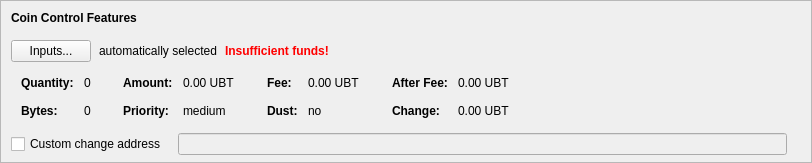
    <widget class="QFrame" name="frameCoinControl">
     <property name="sizePolicy">
      <sizepolicy hsizetype="Expanding" vsizetype="Expanding">
       <horstretch>0</horstretch>
       <verstretch>0</verstretch>
      </sizepolicy>
     </property>
     <property name="maximumSize">
      <size>
       <width>16777215</width>
       <height>16777215</height>
      </size>
     </property>
     <property name="frameShape">
      <enum>QFrame::StyledPanel</enum>
     </property>
     <property name="frameShadow">
      <enum>QFrame::Sunken</enum>
     </property>
     <layout class="QVBoxLayout" name="verticalLayoutCoinControl2">
      <property name="spacing">
       <number>0</number>
      </property>
      <property name="leftMargin">
       <number>0</number>
      </property>
      <property name="topMargin">
       <number>0</number>
      </property>
      <property name="rightMargin">
       <number>0</number>
      </property>
      <property name="bottomMargin">
       <number>6</number>
      </property>
      <item>
       <layout class="QVBoxLayout" name="verticalLayoutCoinControl" stretch="0,0,0,0,1">
        <property name="spacing">
         <number>0</number>
        </property>
        <property name="leftMargin">
         <number>10</number>
        </property>
        <property name="topMargin">
         <number>10</number>
        </property>
        <item>
         <layout class="QHBoxLayout" name="horizontalLayoutCoinControl1">
          <property name="bottomMargin">
           <number>15</number>
          </property>
          <item>
           <widget class="QLabel" name="labelCoinControlFeatures">
            <property name="sizePolicy">
             <sizepolicy hsizetype="Preferred" vsizetype="Maximum">
              <horstretch>0</horstretch>
              <verstretch>0</verstretch>
             </sizepolicy>
            </property>
            <property name="font">
             <font>
              <weight>75</weight>
              <bold>true</bold>
             </font>
            </property>
            <property name="styleSheet">
             <string notr="true">font-weight:bold;</string>
            </property>
            <property name="text">
             <string>Coin Control Features</string>
            </property>
           </widget>
          </item>
         </layout>
        </item>
        <item>
         <layout class="QHBoxLayout" name="horizontalLayoutCoinControl2" stretch="0,0,0,0">
          <property name="spacing">
           <number>8</number>
          </property>
          <property name="bottomMargin">
           <number>10</number>
          </property>
          <item>
           <widget class="QPushButton" name="pushButtonCoinControl">
            <property name="styleSheet">
             <string notr="true"/>
            </property>
            <property name="text">
             <string>Inputs...</string>
            </property>
            <property name="autoDefault">
             <bool>false</bool>
            </property>
           </widget>
          </item>
          <item>
           <widget class="QLabel" name="labelCoinControlAutomaticallySelected">
            <property name="text">
             <string>automatically selected</string>
            </property>
            <property name="margin">
             <number>5</number>
            </property>
           </widget>
          </item>
          <item>
           <widget class="QLabel" name="labelCoinControlInsuffFunds">
            <property name="font">
             <font>
              <weight>75</weight>
              <bold>true</bold>
             </font>
            </property>
            <property name="styleSheet">
             <string notr="true">color:red;font-weight:bold;</string>
            </property>
            <property name="text">
             <string>Insufficient funds!</string>
            </property>
            <property name="margin">
             <number>5</number>
            </property>
           </widget>
          </item>
          <item>
           <spacer name="horizontalSpacerCoinControl">
            <property name="orientation">
             <enum>Qt::Horizontal</enum>
            </property>
            <property name="sizeHint" stdset="0">
             <size>
              <width>40</width>
              <height>1</height>
             </size>
            </property>
           </spacer>
          </item>
         </layout>
        </item>
        <item>
         <widget class="QWidget" name="widgetCoinControl" native="true">
          <property name="sizePolicy">
           <sizepolicy hsizetype="Preferred" vsizetype="Preferred">
            <horstretch>0</horstretch>
            <verstretch>0</verstretch>
           </sizepolicy>
          </property>
          <property name="minimumSize">
           <size>
            <width>0</width>
            <height>0</height>
           </size>
          </property>
          <property name="styleSheet">
           <string notr="true"/>
          </property>
          <layout class="QHBoxLayout" name="horizontalLayoutCoinControl5">
           <property name="leftMargin">
            <number>0</number>
           </property>
           <property name="topMargin">
            <number>0</number>
           </property>
           <property name="rightMargin">
            <number>0</number>
           </property>
           <property name="bottomMargin">
            <number>0</number>
           </property>
           <item>
            <layout class="QHBoxLayout" name="horizontalLayoutCoinControl3" stretch="0,0,0,1">
             <property name="spacing">
              <number>20</number>
             </property>
             <property name="topMargin">
              <number>0</number>
             </property>
             <property name="bottomMargin">
              <number>10</number>
             </property>
             <item>
              <layout class="QFormLayout" name="formLayoutCoinControl1">
               <property name="horizontalSpacing">
                <number>10</number>
               </property>
               <property name="verticalSpacing">
                <number>14</number>
               </property>
               <property name="leftMargin">
                <number>10</number>
               </property>
               <property name="topMargin">
                <number>4</number>
               </property>
               <property name="rightMargin">
                <number>6</number>
               </property>
               <item row="0" column="0">
                <widget class="QLabel" name="labelCoinControlQuantityText">
                 <property name="font">
                  <font>
                   <weight>75</weight>
                   <bold>true</bold>
                  </font>
                 </property>
                 <property name="text">
                  <string>Quantity:</string>
                 </property>
                 <property name="margin">
                  <number>0</number>
                 </property>
                </widget>
               </item>
               <item row="0" column="1">
                <widget class="QLabel" name="labelCoinControlQuantity">
                 <property name="cursor">
                  <cursorShape>IBeamCursor</cursorShape>
                 </property>
                 <property name="contextMenuPolicy">
                  <enum>Qt::ActionsContextMenu</enum>
                 </property>
                 <property name="text">
                  <string notr="true">0</string>
                 </property>
                 <property name="margin">
                  <number>0</number>
                 </property>
                 <property name="textInteractionFlags">
                  <set>Qt::LinksAccessibleByMouse|Qt::TextSelectableByKeyboard|Qt::TextSelectableByMouse</set>
                 </property>
                </widget>
               </item>
               <item row="1" column="0">
                <widget class="QLabel" name="labelCoinControlBytesText">
                 <property name="font">
                  <font>
                   <weight>75</weight>
                   <bold>true</bold>
                  </font>
                 </property>
                 <property name="text">
                  <string>Bytes:</string>
                 </property>
                </widget>
               </item>
               <item row="1" column="1">
                <widget class="QLabel" name="labelCoinControlBytes">
                 <property name="cursor">
                  <cursorShape>IBeamCursor</cursorShape>
                 </property>
                 <property name="contextMenuPolicy">
                  <enum>Qt::ActionsContextMenu</enum>
                 </property>
                 <property name="text">
                  <string notr="true">0</string>
                 </property>
                 <property name="textInteractionFlags">
                  <set>Qt::LinksAccessibleByMouse|Qt::TextSelectableByKeyboard|Qt::TextSelectableByMouse</set>
                 </property>
                </widget>
               </item>
              </layout>
             </item>
             <item>
              <layout class="QFormLayout" name="formLayoutCoinControl2">
               <property name="horizontalSpacing">
                <number>10</number>
               </property>
               <property name="verticalSpacing">
                <number>14</number>
               </property>
               <property name="leftMargin">
                <number>6</number>
               </property>
               <property name="topMargin">
                <number>4</number>
               </property>
               <property name="rightMargin">
                <number>6</number>
               </property>
               <item row="0" column="0">
                <widget class="QLabel" name="labelCoinControlAmountText">
                 <property name="font">
                  <font>
                   <weight>75</weight>
                   <bold>true</bold>
                  </font>
                 </property>
                 <property name="text">
                  <string>Amount:</string>
                 </property>
                 <property name="margin">
                  <number>0</number>
                 </property>
                </widget>
               </item>
               <item row="0" column="1">
                <widget class="QLabel" name="labelCoinControlAmount">
                 <property name="cursor">
                  <cursorShape>IBeamCursor</cursorShape>
                 </property>
                 <property name="contextMenuPolicy">
                  <enum>Qt::ActionsContextMenu</enum>
                 </property>
                 <property name="text">
                  <string notr="true">0.00 UBT</string>
                 </property>
                 <property name="textInteractionFlags">
                  <set>Qt::LinksAccessibleByMouse|Qt::TextSelectableByKeyboard|Qt::TextSelectableByMouse</set>
                 </property>
                </widget>
               </item>
               <item row="1" column="0">
                <widget class="QLabel" name="labelCoinControlPriorityText">
                 <property name="font">
                  <font>
                   <weight>75</weight>
                   <bold>true</bold>
                  </font>
                 </property>
                 <property name="text">
                  <string>Priority:</string>
                 </property>
                </widget>
               </item>
               <item row="1" column="1">
                <widget class="QLabel" name="labelCoinControlPriority">
                 <property name="cursor">
                  <cursorShape>IBeamCursor</cursorShape>
                 </property>
                 <property name="contextMenuPolicy">
                  <enum>Qt::ActionsContextMenu</enum>
                 </property>
                 <property name="text">
                  <string notr="true">medium</string>
                 </property>
                 <property name="textInteractionFlags">
                  <set>Qt::LinksAccessibleByMouse|Qt::TextSelectableByKeyboard|Qt::TextSelectableByMouse</set>
                 </property>
                </widget>
               </item>
              </layout>
             </item>
             <item>
              <layout class="QFormLayout" name="formLayoutCoinControl3">
               <property name="horizontalSpacing">
                <number>10</number>
               </property>
               <property name="verticalSpacing">
                <number>14</number>
               </property>
               <property name="leftMargin">
                <number>6</number>
               </property>
               <property name="topMargin">
                <number>4</number>
               </property>
               <property name="rightMargin">
                <number>6</number>
               </property>
               <item row="0" column="0">
                <widget class="QLabel" name="labelCoinControlFeeText">
                 <property name="font">
                  <font>
                   <weight>75</weight>
                   <bold>true</bold>
                  </font>
                 </property>
                 <property name="text">
                  <string>Fee:</string>
                 </property>
                 <property name="margin">
                  <number>0</number>
                 </property>
                </widget>
               </item>
               <item row="0" column="1">
                <widget class="QLabel" name="labelCoinControlFee">
                 <property name="cursor">
                  <cursorShape>IBeamCursor</cursorShape>
                 </property>
                 <property name="contextMenuPolicy">
                  <enum>Qt::ActionsContextMenu</enum>
                 </property>
                 <property name="text">
                  <string notr="true">0.00 UBT</string>
                 </property>
                 <property name="textInteractionFlags">
                  <set>Qt::LinksAccessibleByMouse|Qt::TextSelectableByKeyboard|Qt::TextSelectableByMouse</set>
                 </property>
                </widget>
               </item>
               <item row="1" column="0">
                <widget class="QLabel" name="labelCoinControlLowOutputText">
                 <property name="font">
                  <font>
                   <weight>75</weight>
                   <bold>true</bold>
                  </font>
                 </property>
                 <property name="text">
                  <string>Dust:</string>
                 </property>
                </widget>
               </item>
               <item row="1" column="1">
                <widget class="QLabel" name="labelCoinControlLowOutput">
                 <property name="cursor">
                  <cursorShape>IBeamCursor</cursorShape>
                 </property>
                 <property name="contextMenuPolicy">
                  <enum>Qt::ActionsContextMenu</enum>
                 </property>
                 <property name="text">
                  <string notr="true">no</string>
                 </property>
                 <property name="textInteractionFlags">
                  <set>Qt::LinksAccessibleByMouse|Qt::TextSelectableByKeyboard|Qt::TextSelectableByMouse</set>
                 </property>
                </widget>
               </item>
              </layout>
             </item>
             <item>
              <layout class="QFormLayout" name="formLayoutCoinControl4">
               <property name="horizontalSpacing">
                <number>10</number>
               </property>
               <property name="verticalSpacing">
                <number>14</number>
               </property>
               <property name="leftMargin">
                <number>6</number>
               </property>
               <property name="topMargin">
                <number>4</number>
               </property>
               <property name="rightMargin">
                <number>6</number>
               </property>
               <item row="0" column="0">
                <widget class="QLabel" name="labelCoinControlAfterFeeText">
                 <property name="font">
                  <font>
                   <weight>75</weight>
                   <bold>true</bold>
                  </font>
                 </property>
                 <property name="text">
                  <string>After Fee:</string>
                 </property>
                 <property name="margin">
                  <number>0</number>
                 </property>
                </widget>
               </item>
               <item row="0" column="1">
                <widget class="QLabel" name="labelCoinControlAfterFee">
                 <property name="cursor">
                  <cursorShape>IBeamCursor</cursorShape>
                 </property>
                 <property name="contextMenuPolicy">
                  <enum>Qt::ActionsContextMenu</enum>
                 </property>
                 <property name="text">
                  <string notr="true">0.00 UBT</string>
                 </property>
                 <property name="textInteractionFlags">
                  <set>Qt::LinksAccessibleByMouse|Qt::TextSelectableByKeyboard|Qt::TextSelectableByMouse</set>
                 </property>
                </widget>
               </item>
               <item row="1" column="0">
                <widget class="QLabel" name="labelCoinControlChangeText">
                 <property name="font">
                  <font>
                   <weight>75</weight>
                   <bold>true</bold>
                  </font>
                 </property>
                 <property name="text">
                  <string>Change:</string>
                 </property>
                </widget>
               </item>
               <item row="1" column="1">
                <widget class="QLabel" name="labelCoinControlChange">
                 <property name="cursor">
                  <cursorShape>IBeamCursor</cursorShape>
                 </property>
                 <property name="contextMenuPolicy">
                  <enum>Qt::ActionsContextMenu</enum>
                 </property>
                 <property name="text">
                  <string notr="true">0.00 UBT</string>
                 </property>
                 <property name="textInteractionFlags">
                  <set>Qt::LinksAccessibleByMouse|Qt::TextSelectableByKeyboard|Qt::TextSelectableByMouse</set>
                 </property>
                </widget>
               </item>
              </layout>
             </item>
            </layout>
           </item>
          </layout>
         </widget>
        </item>
        <item>
         <layout class="QHBoxLayout" name="horizontalLayoutCoinControl4" stretch="0,0,0">
          <property name="spacing">
           <number>12</number>
          </property>
          <property name="sizeConstraint">
           <enum>QLayout::SetDefaultConstraint</enum>
          </property>
          <property name="topMargin">
           <number>5</number>
          </property>
          <property name="rightMargin">
           <number>5</number>
          </property>
          <item>
           <widget class="QCheckBox" name="checkBoxCoinControlChange">
            <property name="toolTip">
             <string>If this is activated, but the change address is empty or invalid, change will be sent to a newly generated address.</string>
            </property>
            <property name="text">
             <string>Custom change address</string>
            </property>
           </widget>
          </item>
          <item>
           <widget class="QValidatedLineEdit" name="lineEditCoinControlChange">
            <property name="enabled">
             <bool>false</bool>
            </property>
            <property name="sizePolicy">
             <sizepolicy hsizetype="Expanding" vsizetype="Fixed">
              <horstretch>0</horstretch>
              <verstretch>0</verstretch>
             </sizepolicy>
            </property>
           </widget>
          </item>
          <item>
           <widget class="QLabel" name="labelCoinControlChangeLabel">
            <property name="sizePolicy">
             <sizepolicy hsizetype="Preferred" vsizetype="Expanding">
              <horstretch>0</horstretch>
              <verstretch>0</verstretch>
             </sizepolicy>
            </property>
            <property name="minimumSize">
             <size>
              <width>0</width>
              <height>0</height>
             </size>
            </property>
            <property name="text">
             <string/>
            </property>
            <property name="margin">
             <number>3</number>
            </property>
           </widget>
          </item>
         </layout>
        </item>
        <item>
         <spacer name="verticalSpacerCoinControl">
          <property name="orientation">
           <enum>Qt::Vertical</enum>
          </property>
          <property name="sizeHint" stdset="0">
           <size>
            <width>800</width>
            <height>1</height>
           </size>
          </property>
         </spacer>
        </item>
       </layout>
      </item>
     </layout>
    </widget>
